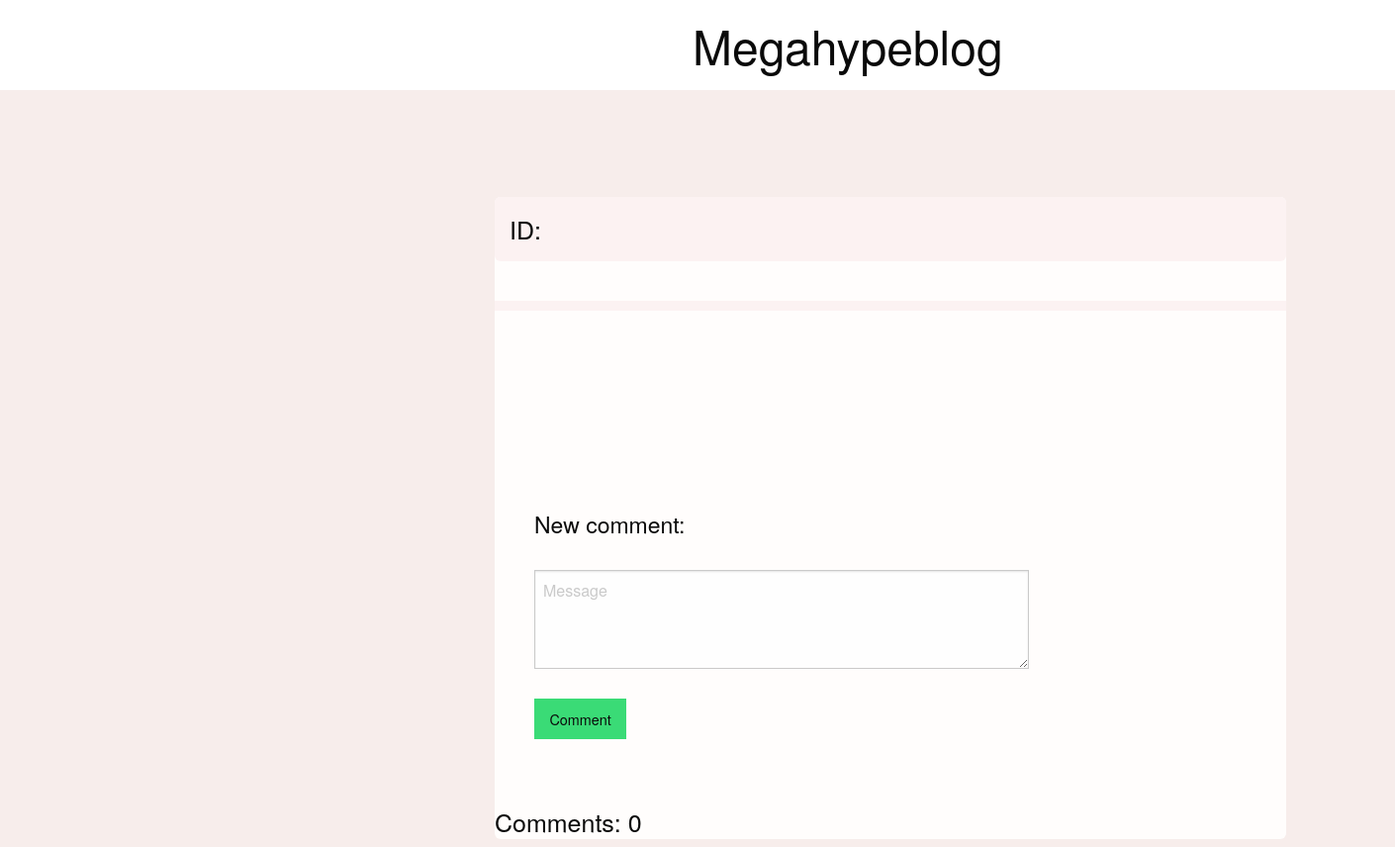
/get_post/12, run on an earlier commit of the app's database.
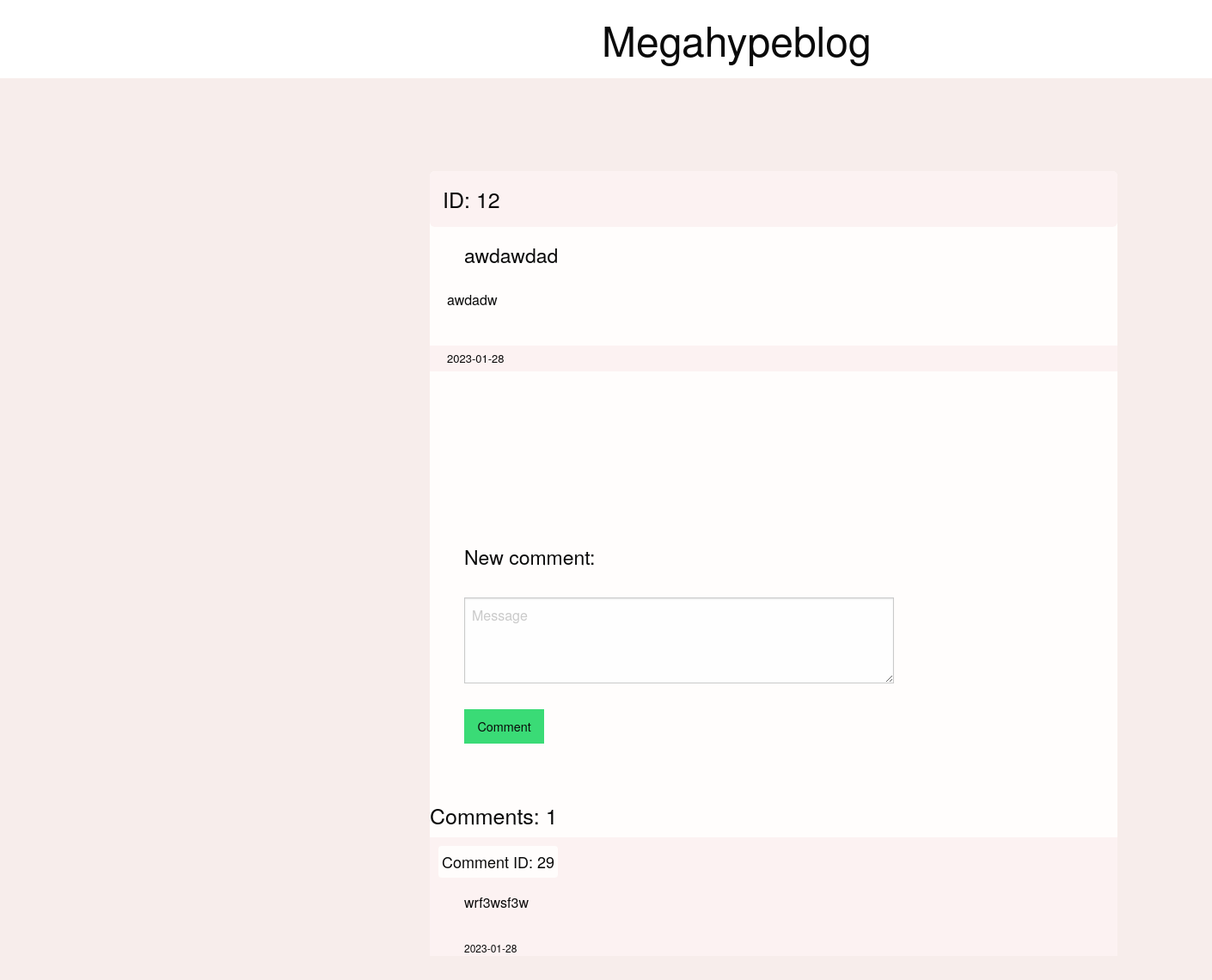
And on a later commit of the database.
### task_15.py (models this page shows)
class Posts(db.Model):
    id = db.Column(db.Integer, autoincrement=True,
                   nullable=False, primary_key=True)
    title = db.Column(db.String(30), nullable=False)
    message = db.Column(db.String(200), nullable=False)
    date = db.Column(db.Date, nullable=False, default=date.today())

class Comments(db.Model):
    id = db.Column(db.Integer, autoincrement=True,
                   nullable=False, primary_key=True)
    post_id = db.Column(db.Integer, db.ForeignKey('posts.id'),
                        nullable=False, index=True, )
    post = db.relationship(Posts, foreign_keys=[post_id])
    message = db.Column(db.String(200), nullable=False)
    date = db.Column(db.Date, nullable=False, default=date.today())

### task_15.py (the view)
@app.route('/get_post/<int:post_id>')
def get_post(post_id):
    post = Posts.query.filter_by(id=post_id).first()
    comments = Comments.query.filter_by(post_id=post_id).all()
    return render_template('post.html', post=post, comments=comments)

### templates/post.html (shortened to what this page needs)
<!DOCTYPE html>
<html>
	<head>
		<link rel="stylesheet" href="https://cdn.jsdelivr.net/npm/foundation-sites@6.7.5/dist/css/foundation.min.css">
		<link rel="stylesheet" href="{{ url_for('static', filename='post_styles.css')}}">
	</head>
	<body>
		<h1>
			Megahypeblog
		</h1>
		<div class="main">
			<div class="post">
			    <h2 class="post_id">ID: {{post.id}}</h2>
			    <p class="post_title">{{post.title}}</p>
			    <p class="post_message">{{post.message}}</p>
			    <p class="post_date"> {{post.date}}</p>
			</div>
		<form action="http://127.0.0.1:5000/comment" method="POST">
	    	<div class="comment_input">
	    		<h3 class="new_comment">New comment: </h3>
	    		<div>
	    			<textarea class="comment_message_input" name="message" placeholder="Message"></textarea>
	    		</div>
	    		<div>
	    		  	<input type="submit" class="button success" value="Comment">
	    		</div>
	    	</div>
	    </form>
			<div class="comments">
				<h4>Comments: {{comments|length}}</h4>
				{% for comment in comments %}
				<div class="comment">
					<p class="comment_id">Comment ID: {{comment.id}}</p>
					<p class="comment_message">{{comment.message}}</p>
					<p class="comment_date">{{comment.date}}</p>
				</div>
				{% endfor %}
			</div>
		</div>
	</body>
</html>

### static/post_styles.css (style rules this page uses)
body { background-color: #f7edeb; }
h1 { display:inline-block; padding:12px 700px; width:100%; background-color: white; }
.main { border-radius:6px; position:relative; background-color:#fffdfc; width:800px; left:500px; }
.post { margin:100px 0px; }
.post_id { display: block; background-color:#fcf2f2; font-size:25px; padding:15px; border-radius:6px; }
.post_title { display: block; font-size:23px; margin:15px 40px }
.post_message { display:block; font-size:16px; margin: 20px 20px; }
.post_date { display:block; font-size:13px; background-color:#fcf2f2; margin:40px 0px; padding:5px 20px; }
.comment_input { display:block; width:500px; margin:200px 40px 50px; }
.new_comment { font-size:23px; }
.comment_message_input { height:100px; margin:30px 0px; }
.comment { background-color:#fcf2f2; }
.comment_id { font-size:18px; display:inline-block; margin:10px; background-color:#fffdfc; border-radius:4px; padding:4px; }
.comment_message { margin:6px 40px; }
.comment_date { font-size:12px; margin:30px 40px; }

What changed in the data, as far as the page shows it:
added Posts: id "12", title "awdawdad", message "awdadw", date "2023-01-28"
added Comments: id "29", message "wrf3wsf3w", date "2023-01-28"
Also different on the page:
{{ comments|length }}: "0" → "1"
